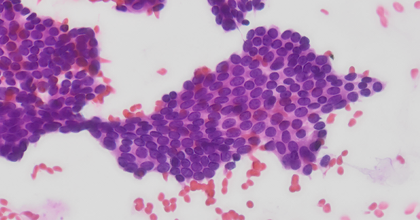
%> input picture H-E/Benign/Benign5_x40.tif, 420 x 220 px, shrunk from 1583 x 828 before the run
$ octave NonDnaDemo.m   (GNU Octave 9; MATLAB toolbox functions it lacks are replaced by stand-ins)
%> lines starting %> are read from the running program, lines starting %| are printed output that depends on the picture; in (x1, y1, x2, y2) boxes, pixels count from 0 and x2, y2 are one past the last pixel; in counts of white or black regions, pixels touching at a corner belong together; the program's own positions count from 1
%> further down, RGB is the input picture: size 220x420x3 uint8; mean R, G, B 184.9, 150.6, 187.4
### Deconvolve.m
%%%%%%%%%%%%%%%%%%%%%%%%%%%%%%%%%%%%%%%%%%%%%%%%%%%%%%%%%%%%%%%%%%%%%%%%%%%
%------- Deconvolve Applies Color Deconvolution Algorithm to image -------%
%------ Check paper Ruifrok, Arnout C., and Dennis A. Johnston (2001.-----%
%---- Quantification of histochemical staining by color deconvolution ----%
%----------- Copyright (c) 2016, Shaghayegh Taheri Hosseinabadi. ---------%
%------------------------- Concordia University --------------------------%
%%%%%%%%%%%%%%%%%%%%%%%%%%%%%%%%%%%%%%%%%%%%%%%%%%%%%%%%%%%%%%%%%%%%%%%%%%%

function [Hematoxylin,Eosin,BG,RGB_Hematoxylin,RGB_Eosin,...
          RGB_BG] = Deconvolve(image)

 R = double(image(:,:,1));
 G = double(image(:,:,2));
 B = double(image(:,:,3));
 eps = 0.00001;

RGB_Hematoxylin = uint8(zeros(size(image,1),size(image,2),3));
RGB_Eosin = uint8(zeros(size(image,1),size(image,2),3));
RGB_BG = uint8(zeros(size(image,1),size(image,2),3));


 %%%---------------------- Hematoxylin, Eosin, DAB ---------------------%%%
  He = [0.65 0.7 0.25]';
  Eo = [0.07 0.99 0.11]';
  BG = [0.25 0.57 0.78]';

%%%---------------------------  H&E version 1 ------------------------- %%%
%  He = [0.49015734 0.76897085 0.41040173]';
%  Eo = [0.04615336 0.8420684 0.5373925]';
%  BG = [eps eps eps]';

%%%--------------------------- H&E version 2 -------------------------- %%%
%  He = [0.644211 0.716556 0.266844]';
%  Eo = [0.04615336 0.8420684 0.5373925]';
%  BG = [eps eps eps]';

%%%--------------------------- H&E version 3 -------------------------- %%%
%  He = [0.65 0.71 0.31040173]';
%  Eo = [0.04615336 0.7042 0.5373925]';
%  BG = [0.8648 0  0.7842]';

 %%%--------------------------- H&E version 4 -------------------------- %%%
%  He = [0.65 0.6 0.31040173]';
%  Eo = [0.07 0.9 0.5373925]';
%  BG = [0.8632 0  0.7842]';

M = [He/norm(He) Eo/norm(Eo) BG/norm(BG)];
index = 1:(size(image,1)*size(image,2));
sai = [R(index);G(index);B(index)];
sai = (sai+1)/256;
OD = -log(sai+eps);
saihat = M\OD;
Hematoxylin = reshape(saihat(1,:),size(image,1),size(image,2));
Eosin =  reshape(saihat(2,:),size(image,1),size(image,2));
BG =  reshape(saihat(3,:),size(image,1),size(image,2));

% Enhance contrast
Hematoxylin = (Hematoxylin - 0.3) .* (Hematoxylin > 0.3);
Eosin = (Eosin - 0.3) .* (Eosin > 0.3);
BG = (BG - 0.3) .* (BG > 0.3);

RGB_Hematoxylin(:,:,1) = 256*exp(-M(1,1)*Hematoxylin)-1;
RGB_Hematoxylin(:,:,2) = 256*exp(-M(2,1)*Hematoxylin)-1;
RGB_Hematoxylin(:,:,3) = 256*exp(-M(3,1)*Hematoxylin)-1;

RGB_Eosin(:,:,1) = 256*exp(-M(1,2)*Eosin)-1;
RGB_Eosin(:,:,2) = 256*exp(-M(2,2)*Eosin)-1;
RGB_Eosin(:,:,3) = 256*exp(-M(3,2)*Eosin)-1;

RGB_BG(:,:,1) = 256*exp(-M(1,3)*BG)-1;
RGB_BG(:,:,2) = 256*exp(-M(2,3)*BG)-1;
RGB_BG(:,:,3) = 256*exp(-M(3,3)*BG)-1;


Hematoxylin = uint8( 255* mat2gray(Hematoxylin));
%> Hematoxylin: size 220x420 uint8
Eosin = uint8(255*mat2gray(Eosin));
%> Eosin: size 220x420 uint8
BG = uint8(255*mat2gray(BG));
%> BG: size 220x420 uint8

### localMaximum.m
% function varargout = localMaximum(x,minDist, exculdeEqualPoints)
 function out = localMaximum(x,minDist, exculdeEqualPoints,threshold)
% This function returns the indexes\subscripts of local maximum in the data x.
% x can be a vector or a matrix of any dimension
% minDist is the minimum distance between two peaks (local maxima)
% minDist should be a vector in which each argument corresponds to it's
% relevant dimension OR a number which is the minimum distance for all
% dimensions
%
% exculdeEqualPoints - is a boolean definning either to recognize points with the same value as peaks or not
% x = [1     2     3     4     4     4     4     4     4     3     3     3     2     1];
%  will the program return all the '4' as peaks or not -  defined by the 'exculdeEqualPoints'
% localMaximum(x,3)
% ans =
%      4     5     6     7     8     9    11    12
%
%  localMaximum(x,3,true)
% ans =
%      4     7    12
% Example:
% a = randn(100,30,10);
% minDist = [10 3 5];
% peaks = localMaximum(a,minDist);
%
% To recieve the subscript instead of the index use:
% [xIn yIn zIn] = localMaximum(a,minDist);
%
% To find local minimum call the function with minus the variable:
% valleys = localMaximum(-a,minDist);

% ---------------- Copyright (c)  Yonathan Nativ Apr 2007 ----------------%

    if nargin < 3
        exculdeEqualPoints = false;
        if nargin < 2
            minDist = size(x)/10;
        end
    end

    if isempty(minDist)
        minDist = size(x)/10;
    end

    dimX = length ( size(x) );
    if length(minDist) ~= dimX
        % In case minimum distance isn't defined for all of x dimensions
        % I use the first value as the default for all of the dimensions
        minDist = minDist( ones(dimX,1) );
    end

    % validity checks
    minDist = ceil(minDist);
    minDist = max( [minDist(:)' ; ones(1,length(minDist))] );
    minDist = min( [minDist ; size(x)] );

    % ---------------------------------------------------------------------
    if exculdeEqualPoints
        % this section comes to solve the problem of a plato
        % without this code, points with the same hight will be recognized as peaks
        y = sort(x(:));
        dY = diff(y);
        % finding the minimum step in the data
        minimumDiff = min( dY(dY ~= 0) );
        %adding noise which won't affect the peaks
        x = x + rand(size(x))*minimumDiff;
    end
    % ---------------------------------------------------------------------


%   se = ones(minDist);
    se = strel('disk',max(minDist));
    X = imdilate(x,se);


      out = (x==X).*(x>threshold).*x;
% [9 lines of commented-out code are left out]

### InitialLevelSetEllipse.m
%%%%%%%%%%%%%%%%%%%%%%%%%%%%%%%%%%%%%%%%%%%%%%%%%%%%%%%%%%%%%%%%%%%%%%%%%%%
%--------- Initializing Level Set Based on Initial Input Ellipses --------%
%----------- Copyright (c) 2016, Shaghayegh Taheri Hosseinabadi. ---------%
%------------------------- Concordia University --------------------------%
%%%%%%%%%%%%%%%%%%%%%%%%%%%%%%%%%%%%%%%%%%%%%%%%%%%%%%%%%%%%%%%%%%%%%%%%%%%

function [mask,varargout] = InitialLevelSetEllipse(px,py,a,b,teta,image,mode)

T = mean(mean(image));
% T is a threshold for removing ellipses which mostly contain background
% pixels
height = size(image,1);
width = size(image,2);
 mask = false(height,width);
% [13 lines of commented-out code are left out]

indexout = zeros(size(px));
[x,y] = meshgrid(1:height,1:width);
if (strcmp(mode, 'bright'))
 for i = 1:length(px)
 term1 = (x-px(i))*cos(teta(i)) + (y-py(i))*sin(teta(i));
 term2 = (x-px(i))*sin(teta(i)) - (y-py(i))*cos(teta(i));
 d = term1.^2/a(i)^2 + term2.^2/b(i)^2;
 index = find(d<=1);
 index2 = sub2ind(size(mask),x(index),y(index));
 pixels = image(index2);
 if (median(pixels(:))>T)
 mask(index2)= true;
 indexout(i) = 1;
 end
 end
else
  for i = 1:length(px)
 term1 = (x-px(i))*cos(teta(i)) + (y-py(i))*sin(teta(i));
 term2 = (x-px(i))*sin(teta(i)) - (y-py(i))*cos(teta(i));
 d = term1.^2/a(i)^2 + term2.^2/b(i)^2;
 index = find(d<=1);
 index2 = sub2ind(size(mask),x(index),y(index));
 pixels = image(index2);
 if (median(pixels(:))<T)
 mask(index2)= true;
 indexout(i) = 1;
 end
  end

end

 mask = double(mask)*2 -1;
 accpt_index = find(indexout==1);
 varargout{1} = accpt_index;


### ellipse.m
function h=ellipse(ra,rb,ang,x0,y0,C,Nb)
% Ellipse adds ellipses to the current plot
%
% ELLIPSE(ra,rb,ang,x0,y0) adds an ellipse with semimajor axis of ra,
% a semimajor axis of radius rb, a semimajor axis of ang, centered at
% the point x0,y0.
%
% The length of ra, rb, and ang should be the same.
% If ra is a vector of length L and x0,y0 scalars, L ellipses
% are added at point x0,y0.
% If ra is a scalar and x0,y0 vectors of length M, M ellipse are with the same
% radii are added at the points x0,y0.
% If ra, x0, y0 are vectors of the same length L=M, M ellipses are added.
% If ra is a vector of length L and x0, y0 are  vectors of length
% M~=L, L*M ellipses are added, at each point x0,y0, L ellipses of radius ra.
%
% ELLIPSE(ra,rb,ang,x0,y0,C)
% adds ellipses of color C. C may be a string ('r','b',...) or the RGB value.
% If no color is specified, it makes automatic use of the colors specified by
% the axes ColorOrder property. For several circles C may be a vector.
%
% ELLIPSE(ra,rb,ang,x0,y0,C,Nb), Nb specifies the number of points
% used to draw the ellipse. The default value is 300. Nb may be used
% for each ellipse individually.
%
% h=ELLIPSE(...) returns the handles to the ellipses.
%
% as a sample of how ellipse works, the following produces a red ellipse
% tipped up at a 45 deg axis from the x axis
% ellipse(1,2,pi/8,1,1,'r')
%
% note that if ra=rb, ELLIPSE plots a circle
%

% written by D.G. Long, Brigham Young University, based on the
% CIRCLES.m original
% written by Peter Blattner, Institute of Microtechnology, University of
% Neuchatel, Switzerland, blattner@imt.unine.ch


% Check the number of input arguments

if nargin<1,
  ra=[];
end;
if nargin<2,
  rb=[];
end;
if nargin<3,
  ang=[];
end;

%if nargin==1,
%  error('Not enough arguments');
%end;

if nargin<5,
  x0=[];
  y0=[];
end;

if nargin<6,
  C=[];
end

if nargin<7,
  Nb=[];
end

% set up the default values

if isempty(ra),ra=1;end;
if isempty(rb),rb=1;end;
if isempty(ang),ang=0;end;
if isempty(x0),x0=0;end;
if isempty(y0),y0=0;end;
if isempty(Nb),Nb=300;end;
if isempty(C),C=get(gca,'colororder');end;

% work on the variable sizes

x0=x0(:);
y0=y0(:);
ra=ra(:);
rb=rb(:);
ang=ang(:);
Nb=Nb(:);

if isstr(C),C=C(:);end;

if length(ra)~=length(rb),
  error('length(ra)~=length(rb)');
end;
if length(x0)~=length(y0),
  error('length(x0)~=length(y0)');
end;

% how many inscribed elllipses are plotted

if length(ra)~=length(x0)
  maxk=length(ra)*length(x0);
else
  maxk=length(ra);
end;

% drawing loop

for k=1:maxk

  if length(x0)==1
    xpos=x0;
    ypos=y0;
    radm=ra(k);
    radn=rb(k);
    if length(ang)==1
      an=ang;
    else
      an=ang(k);
    end;
  elseif length(ra)==1
    xpos=x0(k);
    ypos=y0(k);
    radm=ra;
    radn=rb;
    an=ang;
  elseif length(x0)==length(ra)
    xpos=x0(k);
    ypos=y0(k);
    radm=ra(k);
    radn=rb(k);
    an=ang(k);
  else
    rada=ra(fix((k-1)/size(x0,1))+1);
    radb=rb(fix((k-1)/size(x0,1))+1);
    an=ang(fix((k-1)/size(x0,1))+1);
    xpos=x0(rem(k-1,size(x0,1))+1);
    ypos=y0(rem(k-1,size(y0,1))+1);
  end;

  co=cos(an);
  si=sin(an);
  the=linspace(0,2*pi,Nb(rem(k-1,size(Nb,1))+1,:)+1);
%  x=radm*cos(the)*co-si*radn*sin(the)+xpos;
%  y=radm*cos(the)*si+co*radn*sin(the)+ypos;
  h(k)=line(radm*cos(the)*co-si*radn*sin(the)+xpos,radm*cos(the)*si+co*radn*sin(the)+ypos);
  set(h(k),'color',C(rem(k-1,size(C,1))+1,:),'LineWidth',2);

end;

### Reinitialize_phi.m
%%%%%%%%%%%%%%%%%%%%%%%%%%%%%%%%%%%%%%%%%%%%%%%%%%%%%%%%%%%%%%%%%%%%%%%%%%%
%----- Reinitialize level set values to the signed distance function -----%
% All the implementations are vectorized to speed up the program. --------%
%----------- Copyright (c) 2016, Shaghayegh Taheri Hosseinabadi ----------%
%%%%%%%%%%%%%%%%%%%%%%%%%%%%%%%%%%%%%%%%%%%%%%%%%%%%%%%%%%%%%%%%%%%%%%%%%%%

function out = Reinitialize_phi(phi)
out=double((phi>0).*(bwdist(phi<0)-0.5)-(phi<0).*(bwdist(phi>0)-0.5));
% [4 lines of commented-out code are left out]

### Gradient_LogP.m


function gradient_logp = Gradient_LogP(phi,F)
 eps = 0.0000001;
 N = size(F,3); % N is the number of feature channels
 Mu1 = zeros(N,1);
 Mu2 = zeros(N,2);
 sigma1 = zeros(N,1);
 sigma2 = zeros(N,2);

  for n=1:N
     [mu1,sigma1,mu2,sigma2] = Gaussian_Parameters(F(:,:,n),phi);
     Mu1(n) = mu1;
     Mu2(n) = mu2;
     sigma1(n) = sigma1;
     sigma2(n) = sigma2;
  end

 sum = zeros(size(phi));
 for n=1:N
 sum = sum + log2(normpdf(F(:,:,n),Mu1(n),sigma1(n)+eps)+eps) - log2(normpdf(F(:,:,n),Mu2(n),sigma2(n)+eps)+eps);
 end

gradient_logp = sum;


 % [16 lines left out: function Gaussian_Parameters, not called in this run]


%Y = normpdf(X,mu,sigma)

function H = Heaviside(input)

H = 0.5*erf(input) + 0.5;


function H_p = Heaviside_Derivative(input)

H_p = exp(-input.^2)/sqrt(pi);


% [14 lines of commented-out code are left out]


### ADIsolver.m
%%%%%%%%%%%%%%%%%%%%%%%%%%%%%%%%%%%%%%%%%%%%%%%%%%%%%%%%%%%%%%%%%%%%%%%%%%%
%---------------- ADI Solver (Semi-Implicit Implementation)---------------%
% Check thesis S. Gao, "A new image segmentation and smoothing method ----%
% based on the mumford-shah variational model", Master of Computer Science%
% Thesis, Concordia University, 2003.-------------------------------------%
% All the implementations are vectorized to speed up the program. --------%
%----------- Copyright (c) 2016, Shaghayegh Taheri Hosseinabadi ----------%
%%%%%%%%%%%%%%%%%%%%%%%%%%%%%%%%%%%%%%%%%%%%%%%%%%%%%%%%%%%%%%%%%%%%%%%%%%%

function [uNew,alphaB,betaB,gammaB,rx1,rx2,ry1,ry2,D] = ADIsolver(u,F,alpha,dt) % F = feature vector
gradient_logp = Gradient_LogP(u,F);
% gradient_chanvese = Gradient_ChanVese(u,F);
h=1;
epsilon = h;
[nx,ny] = size(u);
uNew = u;
utemp = u;

rx1 = zeros(nx,ny);
rx2 = zeros(nx,ny);
ry1 = zeros(nx,ny);
ry2 = zeros(nx,ny);


% [17 lines of commented-out code are left out]

i=2:nx-1;
j=2:ny-1;
C1 = 1./sqrt( (u(i+1,j)-u(i,j)).^2/(h^2) + (u(i,j+1)-u(i,j-1)).^2/(4*h^2) + epsilon);
C2 = 1./sqrt( (u(i,j)-u(i-1,j)).^2/(h^2) + (u(i-1,j+1)-u(i-1,j-1)).^2/(4*h^2) + epsilon);
C3 = 1./sqrt( (u(i+1,j)-u(i-1,j)).^2/(4*h^2) + (u(i,j+1)-u(i,j)).^2/(h^2) + epsilon);
C4 = 1./sqrt( (u(i+1,j-1)-u(i-1,j-1)).^2/(4*h^2) + (u(i,j)-u(i,j-1)).^2/(h^2) + epsilon);
D = Heaviside_Derivative(u(i,j));
rx1(i,j) = alpha*dt*D.*C1/(h^2);
rx2(i,j) = alpha*dt*D.*C2/(h^2);
ry1(i,j) = alpha*dt*D.*C3/(h^2);
ry2(i,j) = alpha*dt*D.*C4/(h^2);


DT = Gradient(u,gradient_logp,dt);
% DT = Gradient(u,gradient_chanvese,dt);

for j=1:ny
% j=1:ny;
rhSideB = getrhsB(j,ry1,ry2,DT,u);
[alphaB,betaB,gammaB] = getTridiagB(j,rx1,rx2,nx);
utemp(:,j) = Thomas_Algorithm(alphaB,betaB,gammaB,rhSideB); % utemp : u^(n + 1/2)
end

% [16 lines of commented-out code are left out]

for i=1:nx
rhSideQ = getrhsQ(i,rx1,rx2,DT,utemp);
[alphaQ,betaQ,gammaQ] = getTridiagQ(i,ry1,ry2,ny);
ui = Thomas_Algorithm(alphaQ,betaQ,gammaQ,rhSideQ); % utemp : u^(n + 1/2)
uNew(i,:) = ui';
end


% [118 lines left out: functions getTridiagB, getTridiagQ, getrhsB, getrhsQ, not called in this run]

    function DT = Gradient(u,gradient_logp,dt)
%     epsilon = 1;
%     D = (1/pi)* epsilon./(epsilon^2 + u.^2);
    D = Heaviside_Derivative(u);
    DT = (dt/2).*D.*(gradient_logp);

### Heaviside_Derivative.m
function H_p = Heaviside_Derivative(input)
H_p = exp(-input.^2)/sqrt(pi);

### NonDnaDemo.m
%%%%%%%%%%%%%%%%%%%%%%%%%%%%%%%%%%%%%%%%%%%%%%%%%%%%%%%%%%%%%%%%%%%%%%%%%%%
%---------------------- Demo for H&E images ------------------------------%
% All the implementations are vectorized to speed up the program. --------%
%----------- Copyright (c) 2016, Shaghayegh Taheri Hosseinabadi ----------%
%%%%%%%%%%%%%%%%%%%%%%%%%%%%%%%%%%%%%%%%%%%%%%%%%%%%%%%%%%%%%%%%%%%%%%%%%%%
tic;
close all;
clear all;
clc;
 RGB = imread('H&E\\Benign\\Benign5_x40.tif');
[Hematoxylin,Eosin,DAB,RGB_Hematoxylin,RGB_Eosin,...
          RGB_DAB] = Deconvolve(RGB);
image = 255-Hematoxylin;
image = double(imadjust(image)); %adjusting the contrast.
%> image: size 220x420 double
figure(); imshow(image,[]);

% image = Nonlinear_Diffusion(image,1,1,100);
% figure(); imshow(image,[]);

nrows = size(image,1);
%> nrows = 220
ncols = size(image,2);
%> ncols = 420
fmax = zeros(size(image));
as = zeros(size(image));
bs = zeros(size(image));
thetas = zeros(size(image));
range = 20;
%  range = [25 30];


for a = range
for b= [0.8 0.6]*a
for theta = 0:pi/8:pi
  f = frst2dEllipse(image,a,b,theta, 0.8,0.5,'dark');
  fmax0 = localMaximum(f,[min(range) min(range)],true,0.001);
%   fmax0 = localMaximum(f,[16 16],true,0.001);
  Index =find(fmax0>fmax);
  as(Index) = a;
  bs(Index)=b;
  thetas(Index)=theta;
  fmax(Index) = fmax0(Index);
end
end
end
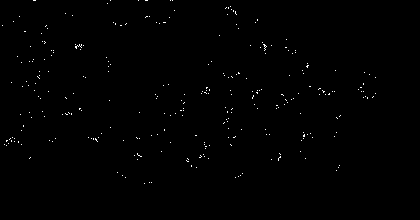
%> as: size 220x420 double; values 0 (black) and 20 (white), 0.44% white in thin lines or dots, all inside (x1, y1, x2, y2) = (2, 0, 376, 184)

fmax2 = localMaximum(fmax,[min(range) min(range)],true,0.001);
%> in localMaximum, `minimumDiff = min( dY(dY ~= 0) );`: minimumDiff = 8.3e-08
%> in localMaximum, `X = imdilate(x,se);`:
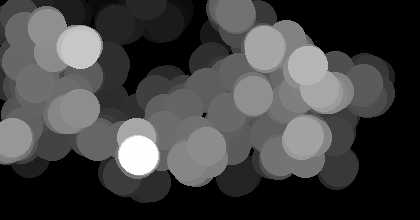
%> X: size 220x420 double; min 8.22e-08, max 0.0848, mean 0.0224; drawn with min black and max white
Indexc=find(fmax2~=0);
%> Indexc = 47 values from 2778 to 79944
ac = as(Indexc);
%> ac = 47 values from 20 to 20
bc = bs(Indexc);
%> bc = 47 values, max 16 at index 1, min 12 at index 2, mean 14.3
thetac= thetas(Indexc);
%> thetac = 47 values, max 2.75 at index 2, min 0 at index 1, mean 1.39
[xc,yc] = ind2sub(size(f),Indexc);
%> xc = 47 values, max 183 at index 22, min 1 at index 4, mean 91.98; yc = 47 values from 13 to 364


% [5 lines of commented-out code are left out]


[phi,accpt_index] = InitialLevelSetEllipse(xc,yc,ac,bc,thetac,image,'dark');
%> in InitialLevelSetEllipse, `T = mean(mean(image));`: T = 202.9
%> the loop in InitialLevelSetEllipse, `for i = 1:length(px)` made 47 passes
%> pass 1, in InitialLevelSetEllipse, `d = term1.^2/a(i)^2 + term2.^2/b(i)^2;`:
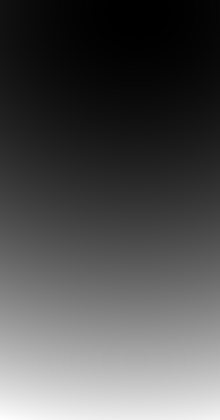
%> d: size 420x220 double; min 0, max 694, mean 221.8; drawn with min black and max white
%> after the loop in InitialLevelSetEllipse, `for i = 1:length(px)`:
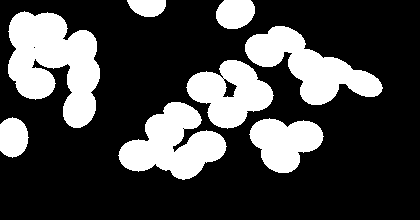
%> mask: size 220x420 logical; 27% white; 8 white regions, largest, box (x1, y1, x2, y2) and area: (8, 11, 100, 128) 6786, (118, 102, 227, 180) 4753, (245, 26, 383, 105) 4698
%> after the loop in InitialLevelSetEllipse, `for i = 1:length(px)`: indexout = 47 values, max 1 at index 1, min 0 at index 4, mean 0.638
%> in InitialLevelSetEllipse, `accpt_index = find(indexout==1);`: accpt_index = 30 values from 1 to 47
%> accpt_index = 30 values from 1 to 47
figure(); imshow(RGB); hold on;
plot(yc(accpt_index),xc(accpt_index),'g.');
h=ellipse(ac(accpt_index),bc(accpt_index), pi/2 - thetac(accpt_index),yc(accpt_index),xc(accpt_index),'y');
%> in ellipse, `x0=x0(:);`: x0 = 30 values from 13 to 364
%> in ellipse, `y0=y0(:);`: y0 = 30 values, max 162 at index 15, min 1 at index 11, mean 90.47
%> in ellipse, `ra=ra(:);`: ra = 30 values from 20 to 20
%> in ellipse, `rb=rb(:);`: rb = 30 values, max 16 at index 1, min 12 at index 2, mean 15.07
%> in ellipse, `ang=ang(:);`: ang = 30 values, max 1.57 at index 1, min -1.18 at index 2, mean 0.0654
%> in ellipse, `maxk=length(ra);`: maxk = 30
%> the loop in ellipse, `for k=1:maxk` made 30 passes
%> (xpos, ypos, radn, an, co, si) on passes 1 to 12: (13, 138, 16, 1.57, 6.12e-17, 1), (22, 63, 12, -1.18, 0.383, -0.924), (25, 32, 16, 1.57, 6.12e-17, 1), (36, 84, 16, 0, 1, 0), (48, 29, 16, 0, 1, 0), (54, 53, 16, 0, 1, 0), (80, 109, 16, -1.18, 0.383, -0.924), (81, 50, 16, -1.18, 0.383, -0.924), (84, 77, 16, -1.18, 0.383, -0.924), (139, 156, 16, 0, 1, 0), (147, 1, 16, 0.393, 0.924, 0.383), (162, 152, 12, 1.18, 0.383, 0.924)
%> after the loop in ellipse, `for k=1:maxk`: h = 30 values, max -79.35 at index 1, min -108.6 at index 30, mean -94.11

phi = InitialLevelSetEllipse(xc,yc,ac*0.7,bc*0.7,thetac,image,'dark'); % last parameter depends on total image intensity.
%> call 2 of InitialLevelSetEllipse, with mode = 'dark'
%> the loop in InitialLevelSetEllipse (call 2), `for i = 1:length(px)` made 47 passes
%> after the loop in InitialLevelSetEllipse (call 2), `for i = 1:length(px)`:
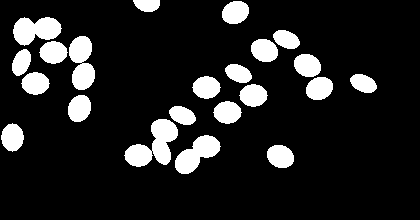
%> mask: size 220x420 logical; 13.3% white; 22 white regions, largest, box (x1, y1, x2, y2) and area: (124, 119, 178, 167) 1343, (69, 36, 95, 90) 990, (13, 17, 62, 46) 968
%> after the loop in InitialLevelSetEllipse (call 2), `for i = 1:length(px)`: indexout = 47 values, max 1 at index 1, min 0 at index 4, mean 0.574
%> in InitialLevelSetEllipse (call 2), `accpt_index = find(indexout==1);`: accpt_index = 27 values from 1 to 47
phi=double((phi>0).*(bwdist(phi<0))-(phi<0).*(bwdist(phi>0)));
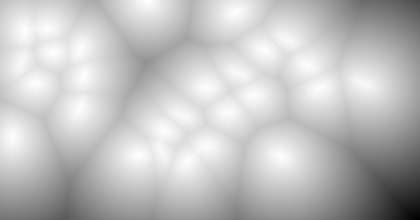
%> phi: size 220x420 double; min -135.8, max 12, mean -24.45; drawn with min black and max white
F(:,:,1)= double(image);


dt = 5;
pdf = 'Gaussian';
handle_seg =figure();
B= phi>=0;
W_nb = 3;
load TPLookUpTable.mat Simple %Load the look up table for checking topology preserving constraint

disp('Segmentation');
for iteration = 1:50 %120

alpha = 1;
% alpha = 50;
phi = Reinitialize_phi(phi);

figure(handle_seg);
imshow(RGB,[]);
hold on;
contour(phi,[0 0],'y','LineWidth',1);
title(['iteration ',num2str(iteration)]);
drawnow;


%> (the run ends here)
